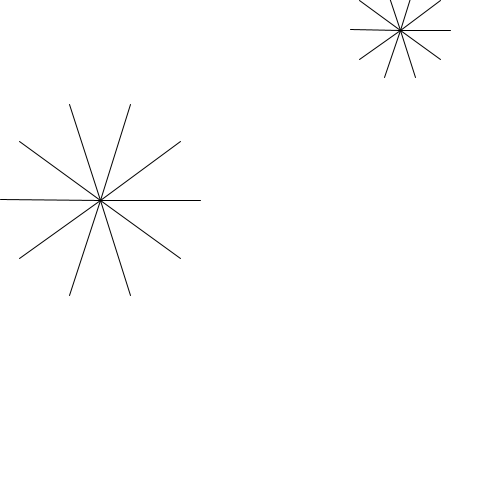
Frame 1 (no input)
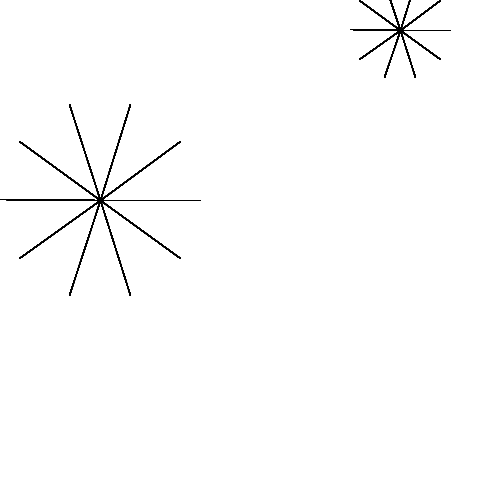
Frame 60 (the mouse pressed at the canvas centre just before this capture)
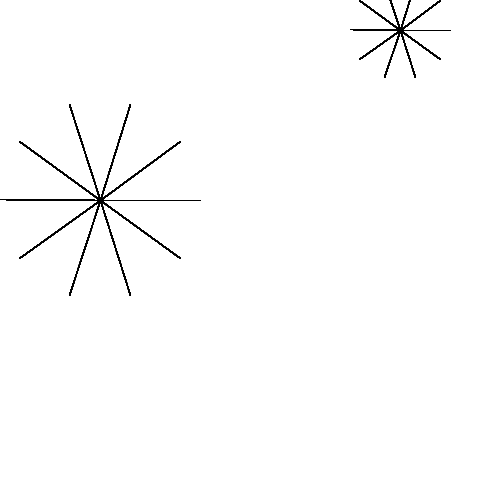
Frame 120 (the mouse held since frame 60 and released just before this capture)

The Processing sketch that drew these frames (run headless with seeded random() and noise(); from frame 60 on, the mouse is pressed at the canvas centre):

// Processing sketch: sketch_160411_fonction
// ── sketch_160411_fonction.pde
void setup()
{
  size(500, 500);
  background(255);
}

void draw()
{
  etoile(100,200, 100);
  etoile(400,30, 50);
}

// Définition d'un gestionnaire ou d'une fonction
void etoile(float x, float y, float rayon)
{
  pushMatrix();
  translate(x, y);
  for (int i = 0; i < 10; i=i+1)
  {
    line( 0, 0, rayon, 0 );
    rotate( radians(36) );
  }
  popMatrix();
}
